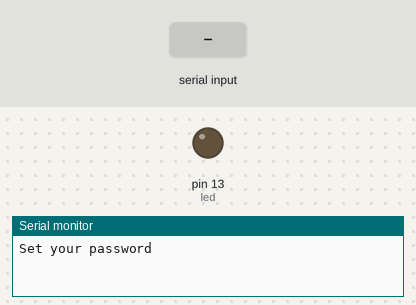
The sketch below on a simulated Arduino Uno, built with avr-gcc and run on an emulated ATmega328P. Parts: output pins drawn as LEDs (lit = HIGH), the last lines printed to the serial monitor. Dashed ring = blinking. The test bench sets the inputs (shaded band).

Above: at 0.9 s.
1.0 s: "90,45\n" received over Serial
3.5 s: "0\n" received over Serial
At 4.9 s:
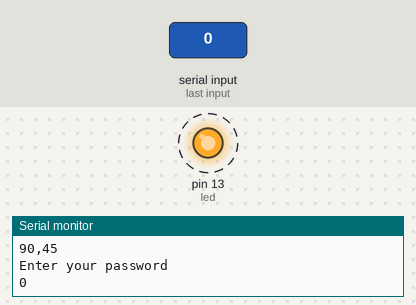
6.5 s: "30,150\n" received over Serial
At 8.9 s:
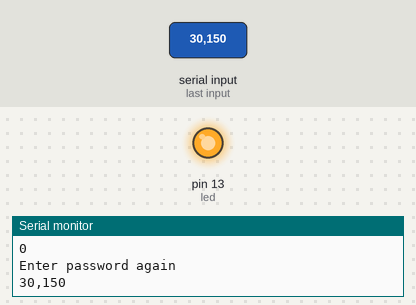
Timing chart, 0 to 12.5 s (numbered marks = the images above; inputs shaded):
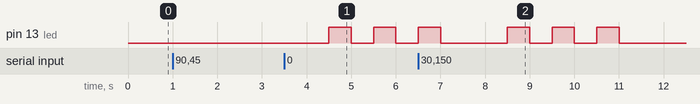

Measured:
- after the input at 3.5 s, pin 13 (led): alternates HIGH for 0.50 s and LOW for 0.50 s, starting after 1.0 s

The sketch:

arduino.ino
```cpp
// C++ code
//
#define led 13
String setpassword = "";
String password = "";
String truepass = "";
void setup()
{
  pinMode(led, OUTPUT);
  Serial.begin(9600);
  Serial.println("Set your password");
  while (Serial.available()==0){}
      setpassword = Serial.readString(); //take the password from user
  Serial.println(setpassword);

  Serial.println("Enter your password");
  while (Serial.available()==0){}
     password = Serial.readString(); //take the first try from user
  Serial.println(password);
}

void loop()
{
  for(int i=0;i<setpassword.length();i++){
    if(isalpha(setpassword[i])){
      if(setpassword[i]>='a' && setpassword[i]<='z'){ //if password is lower case
         char c = (((setpassword[i]-'a')+1)%26)+'a';
         truepass+=c; //change the password and put it in truepass
      }
      else if(setpassword[i]>='A' && setpassword[i]<='Z'){ //if password is upper case
         char c = (((setpassword[i]-'A')+1)%26)+'A';
         truepass+=c;
      }
    }
    else if(isdigit(setpassword[i])){ //if password is digit
      char c = (((setpassword[i]-'0')+1)%10)+'0';
      truepass+=c;
    }
  }
  if(password.equals(truepass)){ //led is turned on if password is correct
     digitalWrite(13,HIGH);
     delay(3000);
     digitalWrite(13,LOW);
  }
  else{
    for(int j=0;j<3;j++){ //led blinks if password is wrong
     digitalWrite(13, HIGH);
     delay(500);
     digitalWrite(13, LOW);
     delay(500);
    }
  }
  setpassword=password;
  truepass="";
  Serial.println("Enter password again");
  while (Serial.available()==0){}
     password = Serial.readString(); //take the second try from user
  Serial.println(password);
}
```
